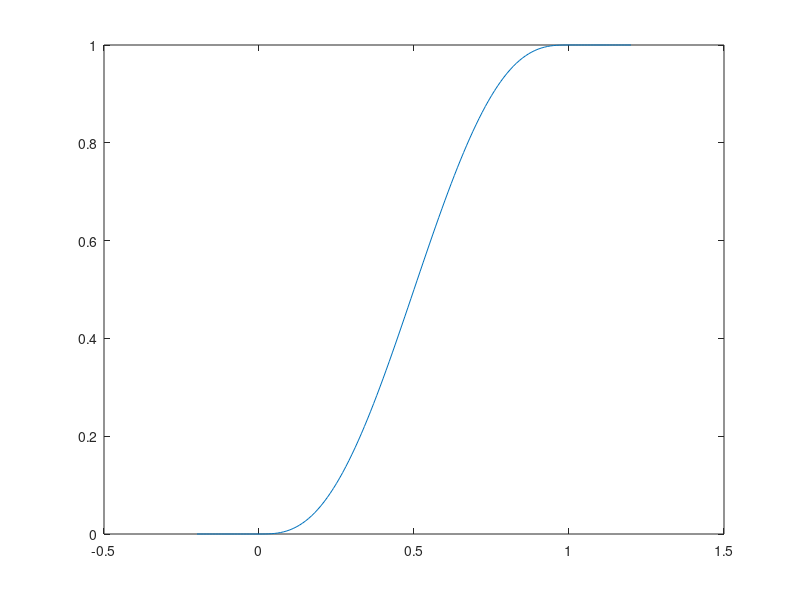

This chart was generated by the following MATLAB code:
clear all;
clc;
clf;

for i=1:141
  if (i==1) phi(i) = -0.2;
  else phi(i) = phi(i-1)+0.01;
endif

function y = f(phi)
  y = phi*phi*phi*(10-15*phi+6*phi*phi);
endfunction

if (phi(i)<0) W(i) = 0.0;
elseif (phi(i)>1) W(i) = 1.0;
else W(i) = f(phi(i));
endif
endfor
plot(phi,W)